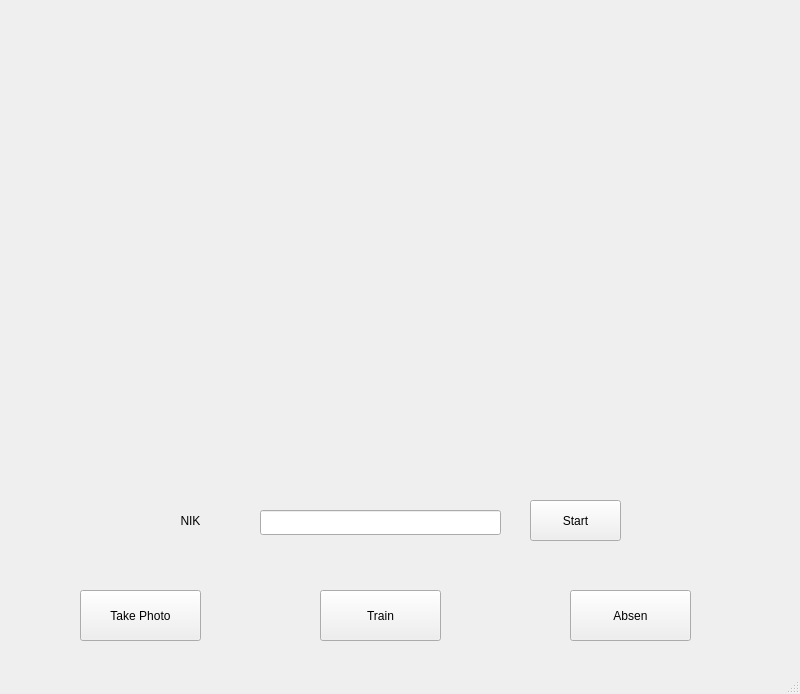
<?xml version="1.0" encoding="UTF-8"?>
<ui version="4.0">
 <class>MainWindow</class>
 <widget class="QMainWindow" name="MainWindow">
  <property name="geometry">
   <rect>
    <x>0</x>
    <y>0</y>
    <width>800</width>
    <height>694</height>
   </rect>
  </property>
  <property name="windowTitle">
   <string>MainWindow</string>
  </property>
  <widget class="QWidget" name="centralwidget">
   <widget class="QPushButton" name="absenButton">
    <property name="geometry">
     <rect>
      <x>570</x>
      <y>590</y>
      <width>121</width>
      <height>51</height>
     </rect>
    </property>
    <property name="text">
     <string>Absen</string>
    </property>
   </widget>
   <widget class="QPushButton" name="photoButton">
    <property name="geometry">
     <rect>
      <x>80</x>
      <y>590</y>
      <width>121</width>
      <height>51</height>
     </rect>
    </property>
    <property name="text">
     <string>Take Photo</string>
    </property>
   </widget>
   <widget class="QPushButton" name="trainButton">
    <property name="geometry">
     <rect>
      <x>320</x>
      <y>590</y>
      <width>121</width>
      <height>51</height>
     </rect>
    </property>
    <property name="text">
     <string>Train</string>
    </property>
   </widget>
   <widget class="QStackedWidget" name="openCv">
    <property name="geometry">
     <rect>
      <x>70</x>
      <y>10</y>
      <width>640</width>
      <height>480</height>
     </rect>
    </property>
    <widget class="QWidget" name="videoApp"/>
    <widget class="QWidget" name="pictureApp"/>
   </widget>
   <widget class="QLabel" name="statusLabel">
    <property name="geometry">
     <rect>
      <x>120</x>
      <y>550</y>
      <width>541</width>
      <height>31</height>
     </rect>
    </property>
    <property name="text">
     <string/>
    </property>
    <property name="alignment">
     <set>Qt::AlignCenter</set>
    </property>
   </widget>
   <widget class="QLineEdit" name="inputNikLine">
    <property name="geometry">
     <rect>
      <x>260</x>
      <y>510</y>
      <width>241</width>
      <height>25</height>
     </rect>
    </property>
   </widget>
   <widget class="QPushButton" name="inputNikButton">
    <property name="geometry">
     <rect>
      <x>530</x>
      <y>500</y>
      <width>91</width>
      <height>41</height>
     </rect>
    </property>
    <property name="text">
     <string>Start</string>
    </property>
   </widget>
   <widget class="QLabel" name="nikLabel">
    <property name="geometry">
     <rect>
      <x>140</x>
      <y>510</y>
      <width>101</width>
      <height>21</height>
     </rect>
    </property>
    <property name="text">
     <string>NIK</string>
    </property>
    <property name="alignment">
     <set>Qt::AlignCenter</set>
    </property>
   </widget>
   <zorder>openCv</zorder>
   <zorder>absenButton</zorder>
   <zorder>photoButton</zorder>
   <zorder>trainButton</zorder>
   <zorder>statusLabel</zorder>
   <zorder>inputNikLine</zorder>
   <zorder>inputNikButton</zorder>
   <zorder>nikLabel</zorder>
  </widget>
  <widget class="QStatusBar" name="statusbar"/>
  <widget class="QMenuBar" name="menuBar">
   <property name="geometry">
    <rect>
     <x>0</x>
     <y>0</y>
     <width>800</width>
     <height>22</height>
    </rect>
   </property>
  </widget>
 </widget>
 <resources/>
 <connections/>
</ui>
